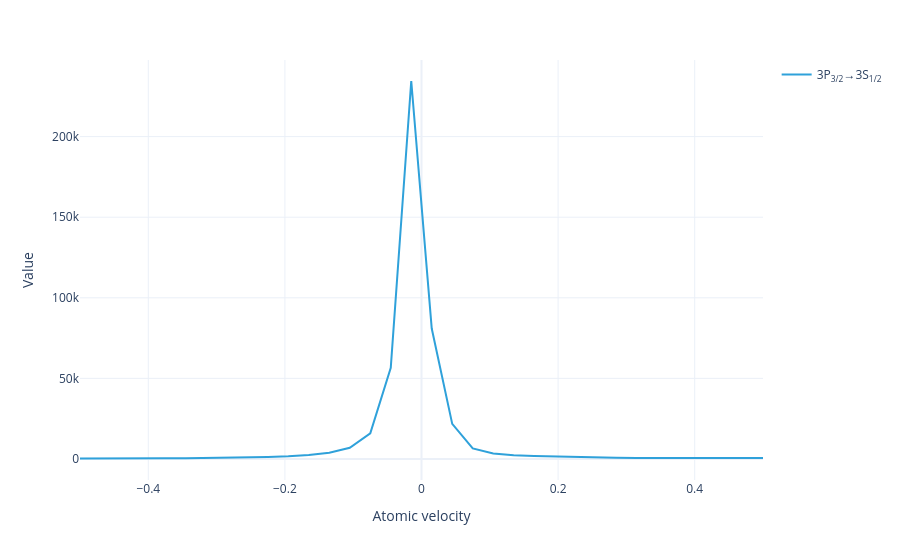

Notebook source saved alongside this figure:
### Markdown cell above
`XarrayVectorArray` objects have built-in visualization routines. Plot the velocity distribution of return flux:

### Code cell
flux.visualize(xaxis_range=(-.5, .5))

### Figure 1 — Plotly figure (JSON) as saved in the notebook; plotly's stock layout.template omitted (floating-point values rounded to 4 significant figures; data arrays with more than 128 entries replaced by an {"elided": "..."} marker saying what was removed)
{"data": [{"hovertemplate": "Transition=3P<sub>3/2</sub>→3S<sub>1/2</sub><br>Atomic velocity=%{x}<br>Value=%{y}<extra></extra>", "legendgroup": "3P<sub>3/2</sub>→3S<sub>1/2</sub>", "line": {"color": "#2fa1da", "dash": "solid"}, "marker": {"symbol": "circle"}, "mode": "lines", "name": "3P<sub>3/2</sub>→3S<sub>1/2</sub>", "orientation": "v", "showlegend": true, "type": "scatter", "x": {"elided": "200 float values"}, "xaxis": "x", "y": {"elided": "200 float values"}, "yaxis": "y"}], "layout": {"legend": {"title": {}, "tracegroupgap": 0}, "margin": {"t": 60}, "xaxis": {"anchor": "y", "domain": [0, 1], "range": [-0.5, 0.5], "title": {"text": "Atomic velocity"}}, "yaxis": {"anchor": "x", "domain": [0, 1], "title": {"text": "Value"}}}}
